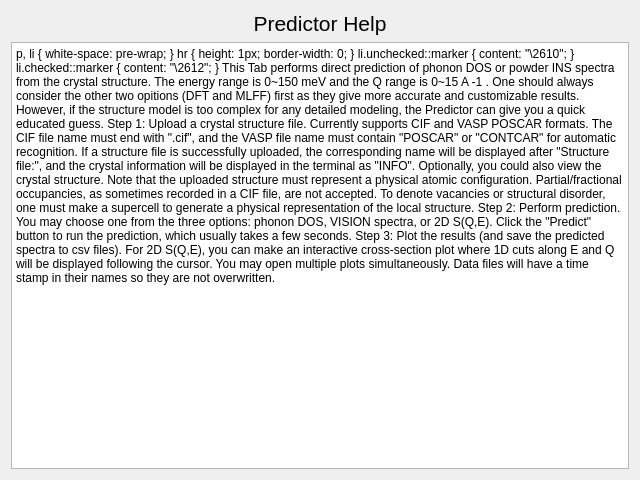
<?xml version="1.0" encoding="UTF-8"?>
<ui version="4.0">
 <class>Help_DP</class>
 <widget class="QDialog" name="Help_DP">
  <property name="geometry">
   <rect>
    <x>0</x>
    <y>0</y>
    <width>640</width>
    <height>480</height>
   </rect>
  </property>
  <property name="windowTitle">
   <string>Dialog</string>
  </property>
  <layout class="QVBoxLayout" name="verticalLayout">
   <item>
    <widget class="QLabel" name="label">
     <property name="text">
      <string>&lt;html&gt;&lt;head/&gt;&lt;body&gt;&lt;p align=&quot;center&quot;&gt;&lt;span style=&quot; font-size:16pt;&quot;&gt;Predictor Help&lt;/span&gt;&lt;/p&gt;&lt;/body&gt;&lt;/html&gt;</string>
     </property>
    </widget>
   </item>
   <item>
    <widget class="QTextBrowser" name="textBrowser">
     <property name="html">
      <string>&lt;!DOCTYPE HTML PUBLIC &quot;-//W3C//DTD HTML 4.0//EN&quot; &quot;http://www.w3.org/TR/REC-html40/strict.dtd&quot;&gt;
&lt;html&gt;&lt;head&gt;&lt;meta name=&quot;qrichtext&quot; content=&quot;1&quot; /&gt;&lt;meta charset=&quot;utf-8&quot; /&gt;&lt;style type=&quot;text/css&quot;&gt;
p, li { white-space: pre-wrap; }
hr { height: 1px; border-width: 0; }
li.unchecked::marker { content: &quot;\2610&quot;; }
li.checked::marker { content: &quot;\2612&quot;; }
&lt;/style&gt;&lt;/head&gt;&lt;body style=&quot; font-family:'Segoe UI'; font-size:9pt; font-weight:400; font-style:normal;&quot;&gt;
&lt;p style=&quot; margin-top:0px; margin-bottom:0px; margin-left:0px; margin-right:0px; -qt-block-indent:0; text-indent:0px;&quot;&gt;&lt;span style=&quot; font-size:12pt;&quot;&gt;This Tab performs direct prediction of phonon DOS or powder INS spectra from the crystal structure. The energy range is 0~150 meV and the Q range is 0~15 A&lt;/span&gt;&lt;span style=&quot; font-size:12pt; vertical-align:super;&quot;&gt;-1&lt;/span&gt;&lt;span style=&quot; font-size:12pt;&quot;&gt;. One should always consider the other two opitions (DFT and MLFF) first as they give more accurate and customizable results. However, if the structure model is too complex for any detailed modeling, the Predictor can give you a quick educated guess.&lt;/span&gt;&lt;/p&gt;
&lt;p style=&quot;-qt-paragraph-type:empty; margin-top:0px; margin-bottom:0px; margin-left:0px; margin-right:0px; -qt-block-indent:0; text-indent:0px; font-size:12pt;&quot;&gt;&lt;br /&gt;&lt;/p&gt;
&lt;p style=&quot; margin-top:0px; margin-bottom:0px; margin-left:0px; margin-right:0px; -qt-block-indent:0; text-indent:0px;&quot;&gt;&lt;span style=&quot; font-size:12pt;&quot;&gt;Step 1: Upload a crystal structure file. Currently supports CIF and VASP POSCAR formats. The CIF file name must end with &amp;quot;.cif&amp;quot;, and the VASP file name must contain &amp;quot;POSCAR&amp;quot; or &amp;quot;CONTCAR&amp;quot; for automatic recognition. If a structure file is successfully uploaded, the corresponding name will be displayed after &amp;quot;Structure file:&amp;quot;, and the crystal information will be displayed in the terminal as &amp;quot;INFO&amp;quot;. Optionally, you could also view the crystal structure. Note that the uploaded structure must represent a physical atomic configuration. Partial/fractional occupancies, as sometimes recorded in a CIF file, are not accepted. To denote vacancies or structural disorder, one must make a supercell to generate a physical representation of the local structure.&lt;/span&gt;&lt;/p&gt;
&lt;p style=&quot;-qt-paragraph-type:empty; margin-top:0px; margin-bottom:0px; margin-left:0px; margin-right:0px; -qt-block-indent:0; text-indent:0px; font-size:12pt;&quot;&gt;&lt;br /&gt;&lt;/p&gt;
&lt;p style=&quot; margin-top:0px; margin-bottom:0px; margin-left:0px; margin-right:0px; -qt-block-indent:0; text-indent:0px;&quot;&gt;&lt;span style=&quot; font-size:12pt;&quot;&gt;Step 2: Perform prediction. You may choose one from the three options: phonon DOS, VISION spectra, or 2D S(Q,E). Click the &amp;quot;Predict&amp;quot; button to run the prediction, which usually takes a few seconds. &lt;/span&gt;&lt;/p&gt;
&lt;p style=&quot;-qt-paragraph-type:empty; margin-top:0px; margin-bottom:0px; margin-left:0px; margin-right:0px; -qt-block-indent:0; text-indent:0px; font-size:12pt;&quot;&gt;&lt;br /&gt;&lt;/p&gt;
&lt;p style=&quot; margin-top:0px; margin-bottom:0px; margin-left:0px; margin-right:0px; -qt-block-indent:0; text-indent:0px;&quot;&gt;&lt;span style=&quot; font-size:12pt;&quot;&gt;Step 3: Plot the results (and save the predicted spectra to csv files). For 2D S(Q,E), you can make an interactive cross-section plot where 1D cuts along E and Q will be displayed following the cursor. You may open multiple plots simultaneously. Data files will have a time stamp in their names so they are not overwritten.&lt;/span&gt;&lt;/p&gt;&lt;/body&gt;&lt;/html&gt;</string>
     </property>
    </widget>
   </item>
  </layout>
 </widget>
 <resources/>
 <connections/>
</ui>
